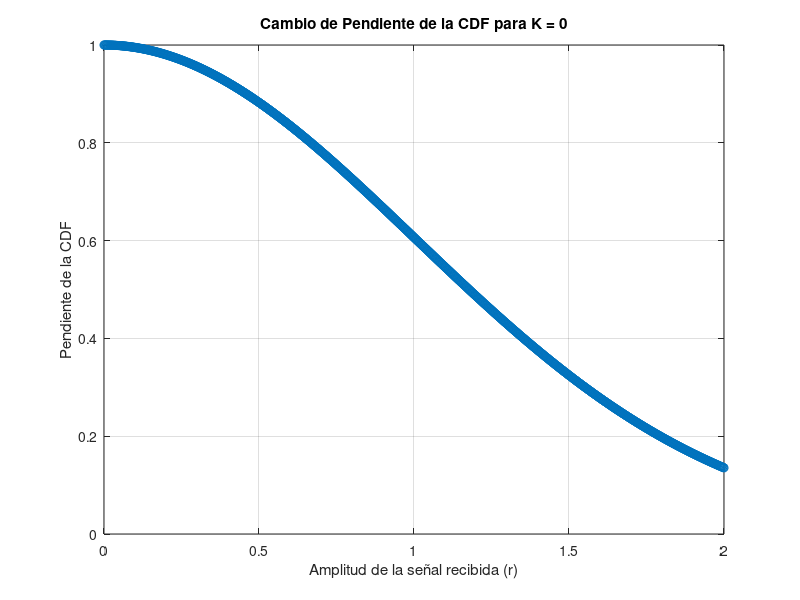
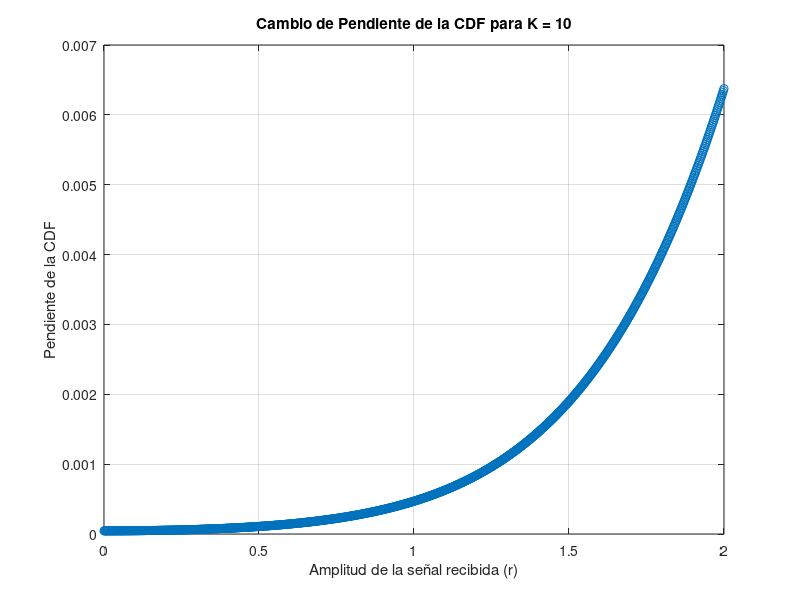
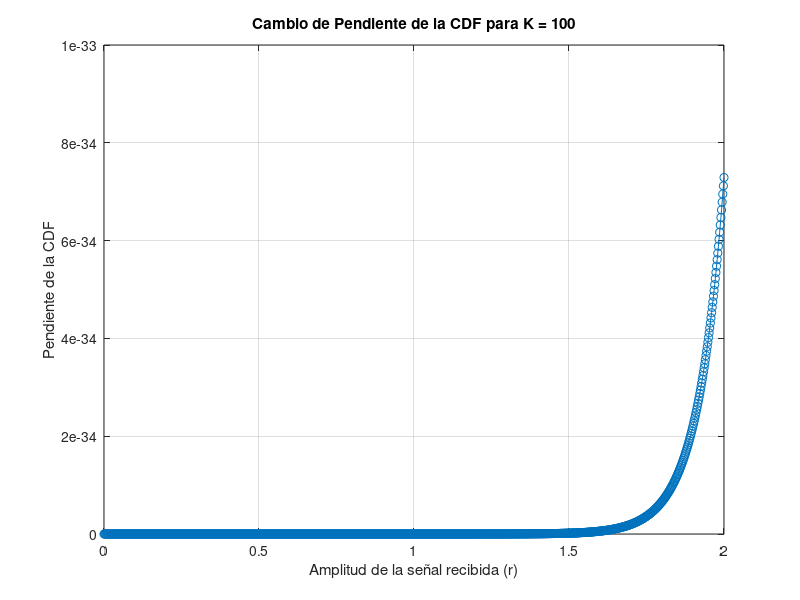

Write MATLAB code to recreate these figures, in order.
% Parámetros
r = linspace(0, 2, 1000); % Rango bajo de amplitud de señal
sigma = 1; % Desviación estándar del componente difuso
K_values = [0, 10, 100]; % Valores de K
 
% Cálculo y graficación de la pendiente de la CDF para cada K en gráficos separados
for i = 1:length(K_values)
    K = K_values(i);
    A = sqrt(2 * K) * sigma; % Amplitud de la componente directa
 
    % Cálculo de la CDF y su derivada (pendiente)
    F_r = 1 - marcumq(A/sigma, r/sigma, 1); % CDF usando la función de Marcum Q
    dF_dr = (1/sigma) * exp(-(A^2 + r.^2) / (2 * sigma^2)) .* besseli(0, (A * r) / sigma^2); % Derivada de la CDF
 
    % Crear una nueva figura para cada valor de K
    figure;
    plot(r, dF_dr, '-o');
 
    % Etiquetas y título del gráfico
    xlabel('Amplitud de la señal recibida (r)');
    ylabel('Pendiente de la CDF');
    title(['Cambio de Pendiente de la CDF para K = ' num2str(K)]);
    grid on;
end